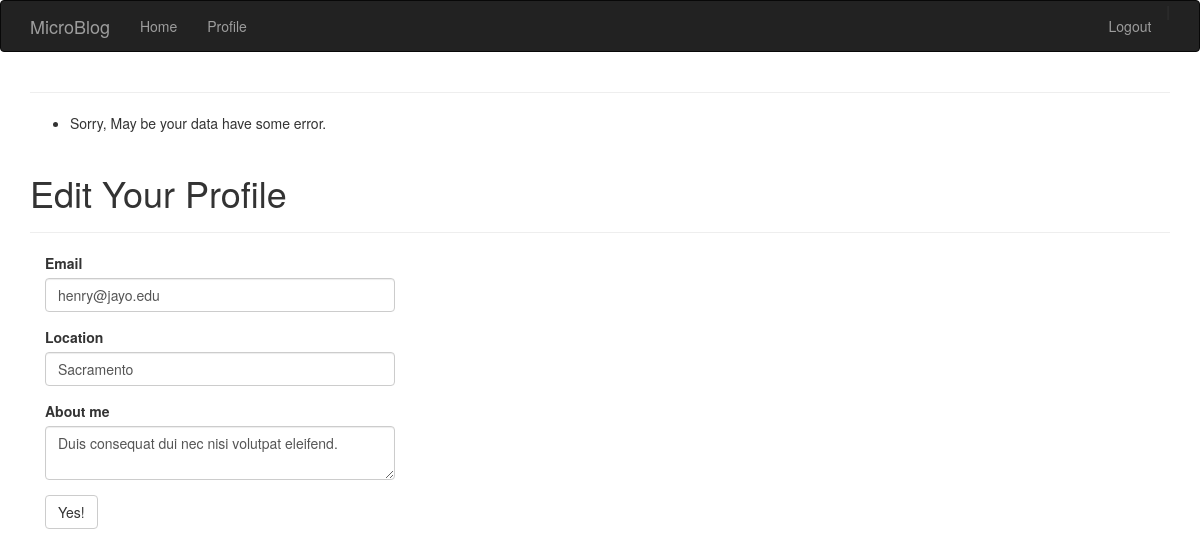
/edit-profile/1 (signed in), run on the app's committed database.
### app/models.py (models this page shows, shortened)
class User(db.Model):
    id = db.Column(db.Integer, primary_key = True)
    name = db.Column(db.String(64), index = True, unique = True)
    email = db.Column(db.String(120), index = True, unique = True)
    role_id = db.Column(db.Integer, db.ForeignKey('role.id'))
    password_hash = db.Column(db.String(128))
    posts = db.relationship('Post', backref = 'author', lazy = 'dynamic')
    location = db.Column(db.String(64))
    about_me = db.Column(db.String(140))
    member_since = db.Column(db.DateTime(), default=datetime.now)
    last_seen = db.Column(db.DateTime(), default=datetime.now)
    avatar_hash = db.Column(db.String(32))
    followed = db.relationship('Follow',
                               foreign_keys=[Follow.follower_id],
                               backref=db.backref('follower', lazy='joined'),
                               lazy='dynamic',
                               cascade='all, delete-orphan')
    followers = db.relationship('Follow',
                                foreign_keys=[Follow.followed_id],
                                backref=db.backref('followed', lazy='joined'),
                                lazy='dynamic',
                                cascade='all, delete-orphan')
    comments = db.relationship('Comment', backref='author', lazy='dynamic')
    @property
    def password(self):
        raise AttributeError('password is not a readable attribute')

### app/views.py (the view)
@app.route('/edit-profile/<int:user_id>', methods=['GET','POST'])
@login_required
def edit_profile(user_id):
    user = User.query.filter(User.id == user_id).first()
    if not user:
        flash('The user is not exist!')
        return redirect(url_for('edit_profile',user_id = current_user.id))
    if user_id != current_user.id:
        flash('Sorry, you can only edit your own profile!', 'error')
        return redirect(url_for('edit_profile',user_id = current_user.id))
    form = EditProfileForm()
    if form.validate_on_submit():
        user.email = form.email.data
        user.avatar_hash= hashlib.md5(
            form.email.data.encode('utf-8')).hexdigest()
        user.location = form.location.data
        user.about_me = form.about_me.data
        try:
            db.session.add(user)
            db.session.commit()
        except:
            flash("Database error!")
            return redirect(url_for("user", user_id=user_id))
        flash("Your profile has been update!")
    else:
        flash("Sorry, May be your data have some error.")
    form.email.data = user.email
    form.location.data = user.location
    form.about_me.data = user.about_me
    return render_template('edit_profile.html',
                            form = form)

### app/forms.py (shortened to what this page needs)
class EditProfileForm(FlaskForm):
    email = StringField('Email', validators = [
        Email(), Required(), Length(max=120)])
    location = StringField('Location', validators = [Length(0, 64)])
    about_me = TextAreaField('About me', validators=[
        Required(), Length(max=140)])
    submit = SubmitField('Yes!')

### app/views.py (called while the page is built)
@lm.user_loader
def load_user(user_id):
    return User.query.get(int(user_id))

### app/templates/edit_profile.html (shortened to what this page needs)
{% extends "base.html" %}
{% import "bootstrap/wtf.html" as wtf %}
{% block page_content %}
<div class="page-header">
    <h1>Edit Your Profile</h1>
</div>
<div class="col-md-4">
    {{ wtf.quick_form(form) }}
</div>
{% endblock %}

### data on the page
User: email "henry@jayo.edu", location "Sacramento", about_me "Duis consequat dui nec nisi volutpat eleifend."

### other printed values
{{ message }} "Sorry, May be your data have some error."
